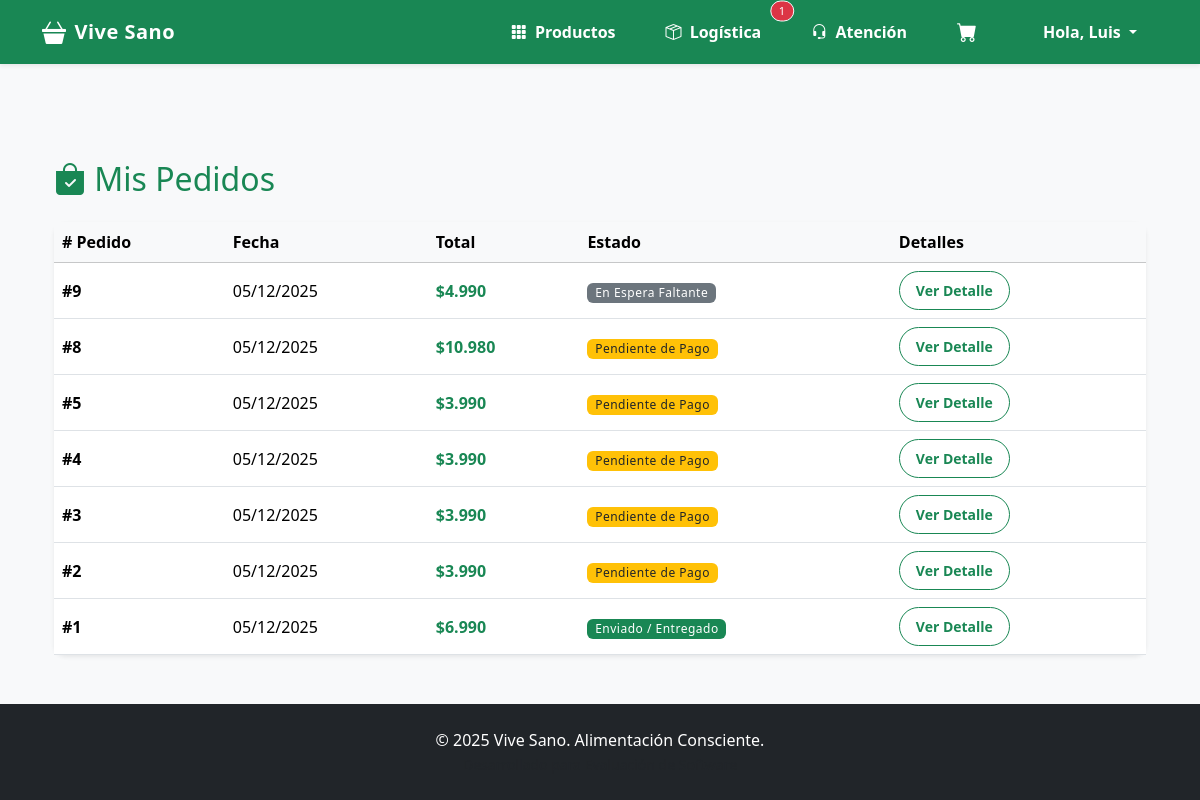
The page /carrito/mis-pedidos/ (signed in) on the database its author committed.
### gestion/models.py (models this page shows, shortened)
class Pedido(models.Model):
    ESTADO_CHOICES = [
        ('Pendiente', 'Pendiente'),
        ('En Preparacion', 'En Preparación'),
        ('En Espera Faltante', 'En espera por faltante'),
        ('Despachado', 'Despachado'),
        ('Entregado', 'Entregado'),
        ('Cancelado', 'Cancelado'),
        ('Reserva Pendiente', 'Reserva Solicitada a Soporte'),
        ('Reserva En Camino', 'Producto Solicitado al Proveedor'),
        ('Reserva Disponible', 'Disponible para Pago'),
    ]
    TIPO_ENTREGA_CHOICES = [
        ('Despacho', 'Despacho a Domicilio'),
        ('Retiro', 'Retiro en Tienda'),
    ]
    cliente = models.ForeignKey(Cliente, on_delete=models.SET_NULL, null=True, blank=True)
    fecha = models.DateTimeField(auto_now_add=True)
    total = models.DecimalField(max_digits=10, decimal_places=2, default=0.00)
    estado = models.CharField(max_length=50, choices=ESTADO_CHOICES, default='Pendiente')
    codigo_seguimiento = models.CharField(max_length=50, blank=True, null=True)
    tipo_entrega = models.CharField(max_length=20, choices=TIPO_ENTREGA_CHOICES, default='Despacho')

### carrito/views.py (the view)
# urls.py: path('mis-pedidos/', views.mis_pedidos, name='mis_pedidos'),
@login_required
def mis_pedidos(request):
    try:
        cliente = Cliente.objects.get(user=request.user)
        pedidos = Pedido.objects.filter(cliente=cliente).order_by('-fecha')
    except Cliente.DoesNotExist:
        pedidos = []
    return render(request, 'usuario/mis_pedidos.html', {'pedidos': pedidos})

### core/templatetags/auth_extras.py (called while the page is built)
@register.filter(name='has_group')
def has_group(user, group_name):
    try:
        group = Group.objects.get(name=group_name)
    except Group.DoesNotExist:
        return False
    return group in user.groups.all()

### core/templatetags/filtros_extra.py (called while the page is built)
@register.filter
def clp(value):
    try:
        value = int(value) # Quitamos decimales (.00)
        return "${:,.0f}".format(value).replace(",", ".")
    except (ValueError, TypeError):
        return value

### usuario/templates/usuario/mis_pedidos.html (shortened to what this page needs)
{% extends 'core/base.html' %}
{% load filtros_extra %}
{% block content %}
<div class="container mt-5">
    <h2 class="mb-4 text-success"><i class="bi bi-bag-check-fill"></i> Mis Pedidos</h2>
    {% if pedidos %}
        <div class="card shadow-sm border-0">
            <div class="card-body p-0">
                <div class="table-responsive">
                    <table class="table table-hover align-middle mb-0">
                        <thead class="table-light">
                            <tr>
                                <th># Pedido</th>
                                <th>Fecha</th>
                                <th>Total</th>
                                <th>Estado</th>
                                <th>Detalles</th>
                            </tr>
                        </thead>
                        <tbody>
                            {% for pedido in pedidos %}
                            <tr>
                                <td class="fw-bold">#{{ pedido.id }}</td>
                                <td>{{ pedido.fecha|date:"d/m/Y" }}</td>
                                <td class="fw-bold text-success">{{ pedido.total|clp }}</td>
                                <td>
                                    {% if 'Pendiente' in pedido.estado %}
                                        <span class="badge bg-warning text-dark">Pendiente de Pago</span>
                                    {% elif 'Pagado' in pedido.estado %}
                                        <span class="badge bg-info text-dark">Pagado / En Preparación</span>
                                    {% elif 'Preparacion' in pedido.estado %}
                                        <span class="badge bg-info text-dark">En Preparación</span>
                                    {% elif 'Despachado' in pedido.estado %}
                                        <span class="badge bg-success">Enviado / Entregado</span>
                                    {% elif 'Anulado' in pedido.estado %}
                                        <span class="badge bg-danger">Anulado</span>
                                    {% else %}
                                        <span class="badge bg-secondary">{{ pedido.estado }}</span>
                                    {% endif %}
                                </td>
                                <td>
                                    <a href="{% url 'carrito:detalle_pedido_cliente' pedido.id %}" class="btn btn-sm btn-outline-success rounded-pill px-3">
                                        Ver Detalle
                                    </a>
                                </td>
                            </tr>
                            {% endfor %}
                        </tbody>
                    </table>
                </div>
            </div>
        </div>
    {% endif %}
</div>
{% endblock %}

### core/templates/core/base.html (shortened to what this page needs)
{% load static %}
{% load auth_extras %} <!DOCTYPE html>
<html lang="es">
<head>
    <link href="https://cdn.jsdelivr.net/npm/bootstrap@5.3.2/dist/css/bootstrap.min.css" rel="stylesheet">
    <link rel="stylesheet" href="https://cdn.jsdelivr.net/npm/bootstrap-icons@1.11.3/font/bootstrap-icons.css">
    <link rel="stylesheet" href="https://cdn.jsdelivr.net/gh/lipis/flag-icons@6.6.6/css/flag-icons.min.css"/>
    <link rel="stylesheet" href="{% static 'css/styles.css' %}">
</head>
<body class="d-flex flex-column min-vh-100">
    <nav class="navbar navbar-expand-lg navbar-dark bg-success sticky-top shadow-sm">
      <div class="container">
        <a class="navbar-brand d-flex align-items-center" href="{% url 'core:home' %}">
            <i class="bi bi-basket3-fill me-2 fs-4"></i>
            <span>Vive Sano</span>
        </a>
        <div class="collapse navbar-collapse" id="navbarNav">
          <ul class="navbar-nav ms-auto align-items-center gap-2">
            <li class="nav-item">
                <a class="nav-link" href="{% url 'catalogo:catalogo' %}">
                    <i class="bi bi-grid-3x3-gap-fill me-1"></i> Productos
                </a>
            </li>
            {% if user.is_staff %}
                {% if request.user|has_group:"Logistica" or user.is_superuser %}
                    <li class="nav-item position-relative">
                        <a class="nav-link" href="{% url 'dashboard_logistica' %}">
                            <i class="bi bi-box-seam me-1"></i> Logística
                        </a>
                        {% if cant_logistica > 0 %}
                        <span class="position-absolute top-0 start-100 translate-middle badge rounded-pill bg-danger border border-light" style="font-size: 0.7rem;">
                            {{ cant_logistica }}
                        </span>
                        {% endif %}
                    </li>
                {% endif %}
                {% if request.user|has_group:"Atencion al cliente" or user.is_superuser %}
                    <li class="nav-item position-relative">
                        <a class="nav-link" href="{% url 'dashboard_atencion' %}">
                            <i class="bi bi-headset me-1"></i> Atención
                        </a>
                    </li>
                {% endif %}
            {% endif %}
            <li class="nav-item position-relative me-2">
                <a href="{% url 'carrito:ver_carrito' %}" class="nav-link">
                    <i class="bi bi-cart-fill fs-5"></i>
                </a>
            </li>
            {% if user.is_authenticated %}
                <li class="nav-item dropdown ms-2">
                    <a class="nav-link dropdown-toggle" href="#" role="button" data-bs-toggle="dropdown">
                        Hola, {{ user.first_name|default:user.username }}
                    </a>
                </li>
            {% endif %}
          </ul>
        </div>
      </div>
    </nav>
    <main class="container my-5 flex-grow-1">
        {% block content %}{% endblock %}
    </main>
    <footer class="bg-dark text-white text-center py-4 mt-auto">
        <div class="container">
            <p class="mb-0">&copy; 2025 Vive Sano. Alimentación Consciente.</p>
            <small class="text-muted">Desarrollado para Evaluación de Software</small>
        </div>
    </footer>
</body>
</html>

### static/css/styles.css (style rules this page uses)
body { background-color: #f8f9fa; font-family: 'Segoe UI', Tahoma, Geneva, Verdana, sans-serif; }
.navbar-brand { font-weight: 700; letter-spacing: 0.5px; }
.navbar-nav .nav-link { color: white !important; font-weight: 600; padding: 8px 20px !important; border-radius: 50px; transition: all 0.3s ease; border: 1px solid transparent; }
.card { border: none; border-radius: 12px; transition: transform 0.2s ease, box-shadow 0.2s ease; }
.btn { border-radius: 50px; padding: 8px 20px; font-weight: 600; }
.badge { font-weight: 500; letter-spacing: 0.5px; }

### rows shown on the page
Pedido: id "9", fecha "05/12/2025", total|clp "$4.990", estado "En Espera Faltante"
Pedido: id "8", fecha "05/12/2025", total|clp "$10.980", shows "Pendiente de Pago"
Pedido: id "5", fecha "05/12/2025", total|clp "$3.990", shows "Pendiente de Pago"
Pedido: id "4", fecha "05/12/2025", total|clp "$3.990", shows "Pendiente de Pago"
Pedido: id "3", fecha "05/12/2025", total|clp "$3.990", shows "Pendiente de Pago"
Pedido: id "2", fecha "05/12/2025", total|clp "$3.990", shows "Pendiente de Pago"
Pedido: id "1", fecha "05/12/2025", total|clp "$6.990", shows "Enviado / Entregado"

### other values the page prints
{{ cant_logistica }} "1"
{{ user.first_name|default:user.username }} "Luis"
